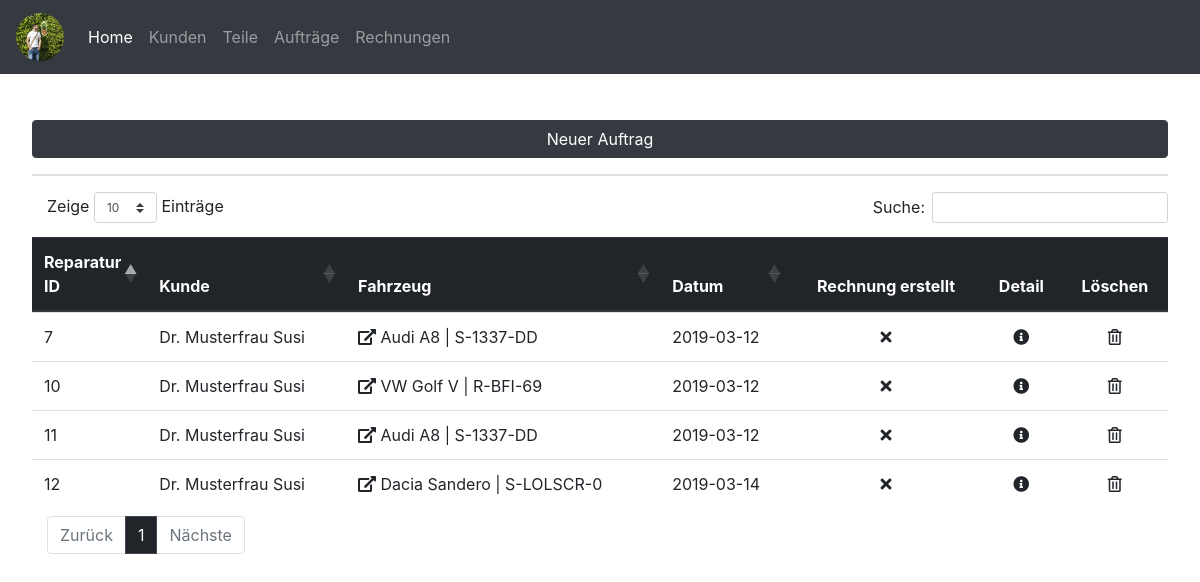
Page /contract_list.php on the earlier database version.
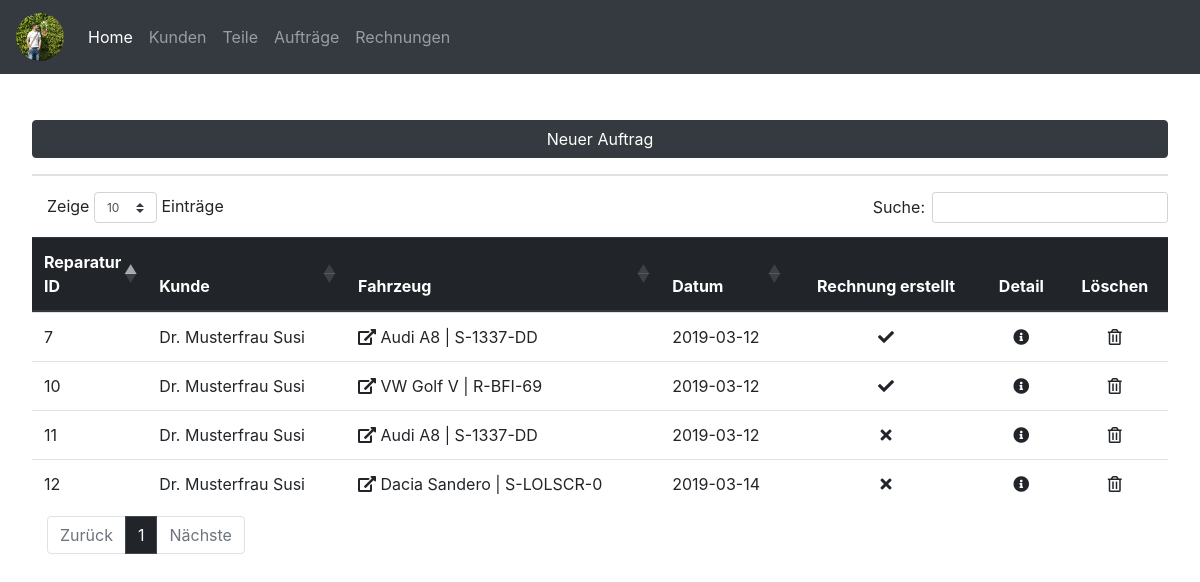
Same page on the later database version.
### tables this page shows
CREATE TABLE `reparatur` (
  `repid` int(11) NOT NULL,
  `fzid` int(11) NOT NULL,
  `datum` date NOT NULL,
  `rechnungerstellt` tinyint(1) NOT NULL
);

CREATE TABLE `fahrzeug` (
  `fzid` int(11) NOT NULL,
  `kundeid` int(11) NOT NULL,
  `marke` varchar(20) NOT NULL,
  `type` varchar(20) NOT NULL,
  `kennzeichen` varchar(10) NOT NULL,
  `fahrgestellnummer` varchar(30) NOT NULL,
  `nationalcode` varchar(20) NOT NULL,
  `motorkennzeichen` varchar(4) NOT NULL,
  `getriebekennzeichen` varchar(20) NOT NULL,
  `farbe` varchar(20) NOT NULL,
  `treibstoff` varchar(20) NOT NULL,
  `leistung` int(3) NOT NULL,
  `hubraum` int(5) NOT NULL,
  `erstzulassung` date NOT NULL
);

### contract_list.php (the view, shortened to what this page needs)
<?php include_once('connection.php') ?>
<?php include('header.php') ?>
<?php
$sql ="SELECT * FROM `reparatur`";
$result = $pdo->query($sql);
echo" <button type='button' class='btn btn-dark btn-new-car mb-3 mb-lg-0' data-toggle='modal' data-target='#contractnewmodal'>Neuer Auftrag</button><br /><hr />";
echo "<table id='contracttable' class='display table table-hover'>";
echo "<thead class='thead-dark'>";
echo "<tr>";
echo "<th>Reparatur ID</th>";
echo "<th>Kunde</th>";
echo "<th>Fahrzeug</th>";
echo "<th>Datum</th>";
echo "<th><center>Rechnung erstellt</center></th>";
echo "<th><center>Detail</center></th>";
echo "<th><center>Löschen</center></th>";
echo "</tr>";
echo "</thead>";
echo "<tbody>";
while($row = $result->fetch())
{
    $sql2 ="SELECT * FROM `fahrzeug` WHERE `fzid`=".$row['fzid'];
    $result2 = $pdo->query($sql2);
    while($row2 = $result2->fetch())
    {
        $kundenid = $row2['kundeid'];
        $marke = $row2['marke'];
        $type = $row2['type'];
        $kennzeichen = $row2['kennzeichen'];
    }
    echo "<tr href='contract_detail.php?repid=" . $row['repid']."'>";
    echo "<td class='td-maxw-10'>".$row["repid"]."</td>";
    $sql3 = "SELECT titel, vorname, nachname FROM kunde WHERE kundennummer = $kundenid";
    foreach ($pdo->query($sql3) as $row3) {
        echo '<td>' . $row3['titel'] . ' ' . $row3['nachname'] . ' ' . $row3['vorname'] . '</td>';
    }
    if(isset($kundenid))
    {
        echo "<td><i class='fas fa-external-link-alt'></i></i> <a class='carlink' href='customer_detail.php?kundennummer=" . $kundenid."'>".$marke . ' ' . $type . ' | ' .$kennzeichen."</a></td>";
    }
    else
    {
        echo "<td>".$row["fzid"]."</td>";
    }
    echo "<td>".$row["datum"]."</td>";
    if ($row["rechnungerstellt"] == 0) {
            echo "<td><center><i class='fas fa-times'></i></center></td>";
        } else {
            echo "<td><center><i class='fas fa-check'></i></center></td>";
        };
    echo "<td><a href='contract_detail.php?repid=".$row['repid']."'><center><i class='fas fa-info-circle'></i></center></a></td>";
    echo '<td><a style="cursor: pointer;" class="" data-toggle="modal" data-target="#contractdeletemodal' .$row['repid']. '"><center><i class="far fa-trash-alt"></i></center></a></td>';
    echo "</tr>"; ?>
<?php }
echo "</tbody>";
echo "</table>";
?>
<?php include('footer.php') ?>

Differences in the rows shown:
changed reparatur id 7: rechnungerstellt 0 → 1 (drawn)
changed reparatur "VW": rechnungerstellt 0 → 1 (drawn)
